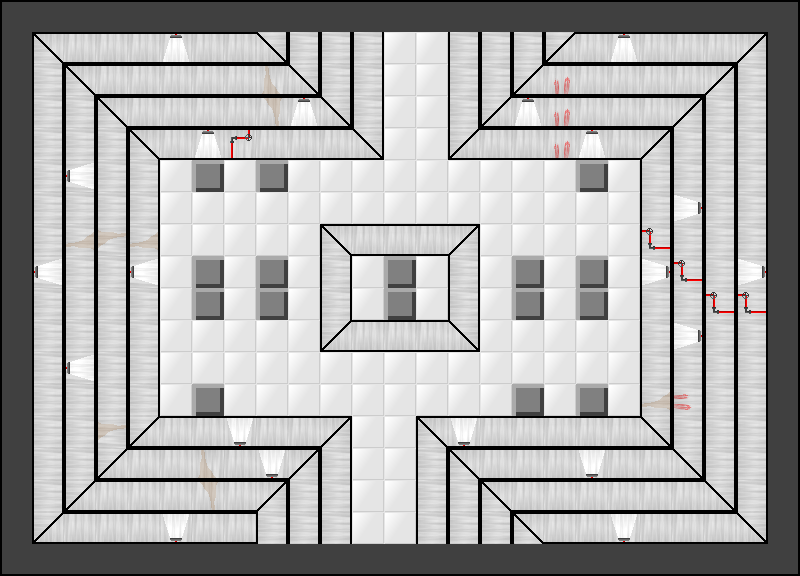

This is a level from a 2D game, rendered from its Tiled map with the project's own tilesets. A one-line summary and the map file follow, with tile-layer data summarised:
An orthogonal 25x18 tile map with 32x32 px tiles, 2 tile layers (Tile Layer 2, Tile Layer 1) and 8 objects (4x blade, 2x door, 2x laser).

<map version="1.0" orientation="orthogonal" width="25" height="18" tilewidth="32" tileheight="32">
 <tileset firstgid="1" name="tile" tilewidth="32" tileheight="32">
  <image source="../graphics/room_tileset.png" width="192" height="256" />
 </tileset>
 <layer name="Tile Layer 2" width="25" height="18">
  <data>[450 cells, 450 non-empty, 1 distinct tile ids]</data>
 </layer>
 <layer name="Tile Layer 1" width="25" height="18">
  <data>[450 cells, 348 non-empty, 28 distinct tile ids]</data>
 </layer>
 <objectgroup name="Object Layer 1" width="25" height="18">
  <object type="door" x="384" y="32" width="64" height="32" />
  <object type="door" x="352" y="512" width="64" height="32" />
  <object type="blade" x="544" y="160" width="32" height="32" />
  <object type="blade" x="224" y="160" width="32" height="32" />
  <object type="blade" x="160" y="384" width="32" height="32" />
  <object type="blade" x="608" y="384" width="32" height="32" />
  <object type="laser" x="288" y="160" width="32" height="32" />
  <object type="laser" x="480" y="384" width="32" height="32" />
 </objectgroup>
</map>
